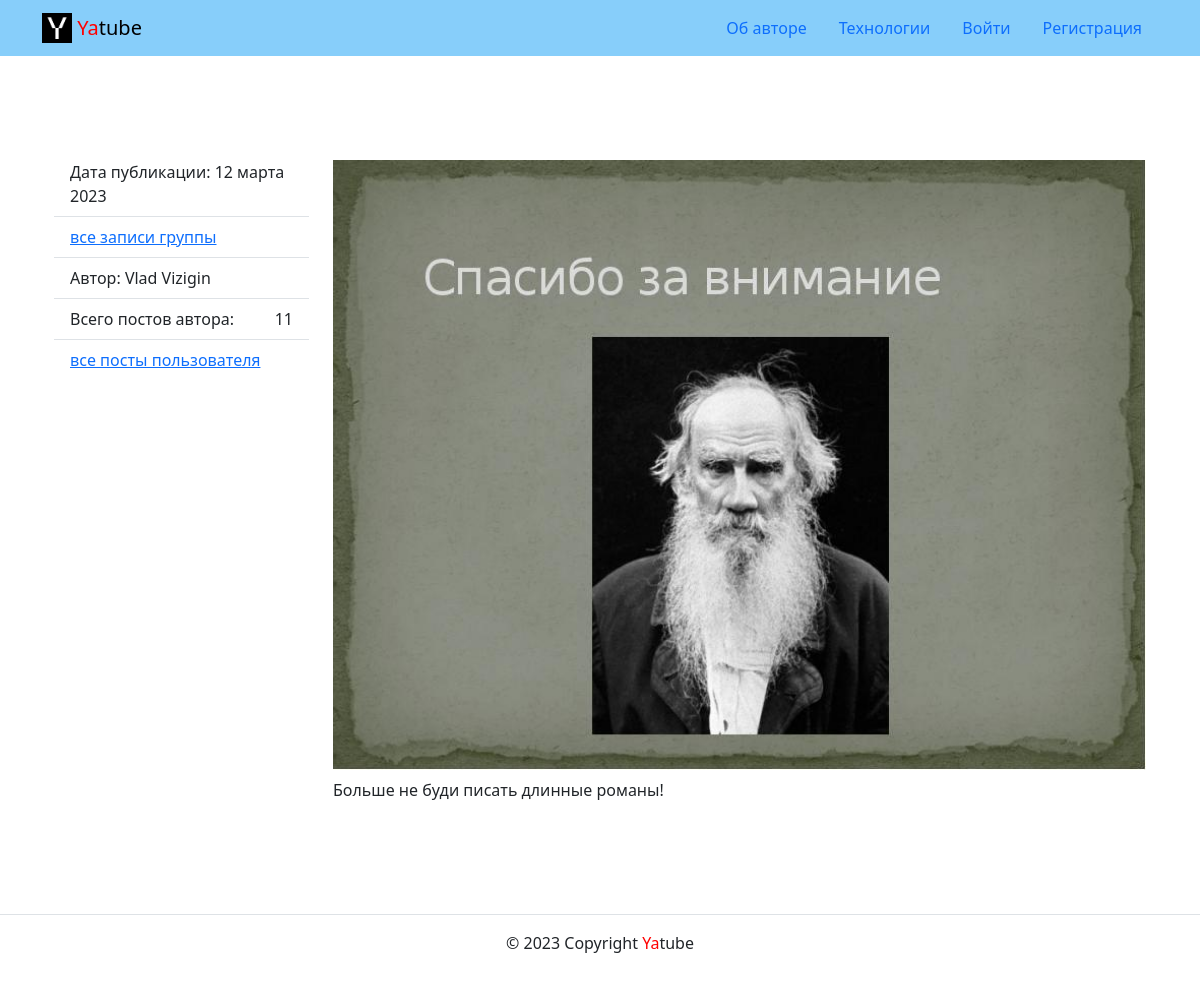
/posts/55/, run on an earlier commit of the app's database.
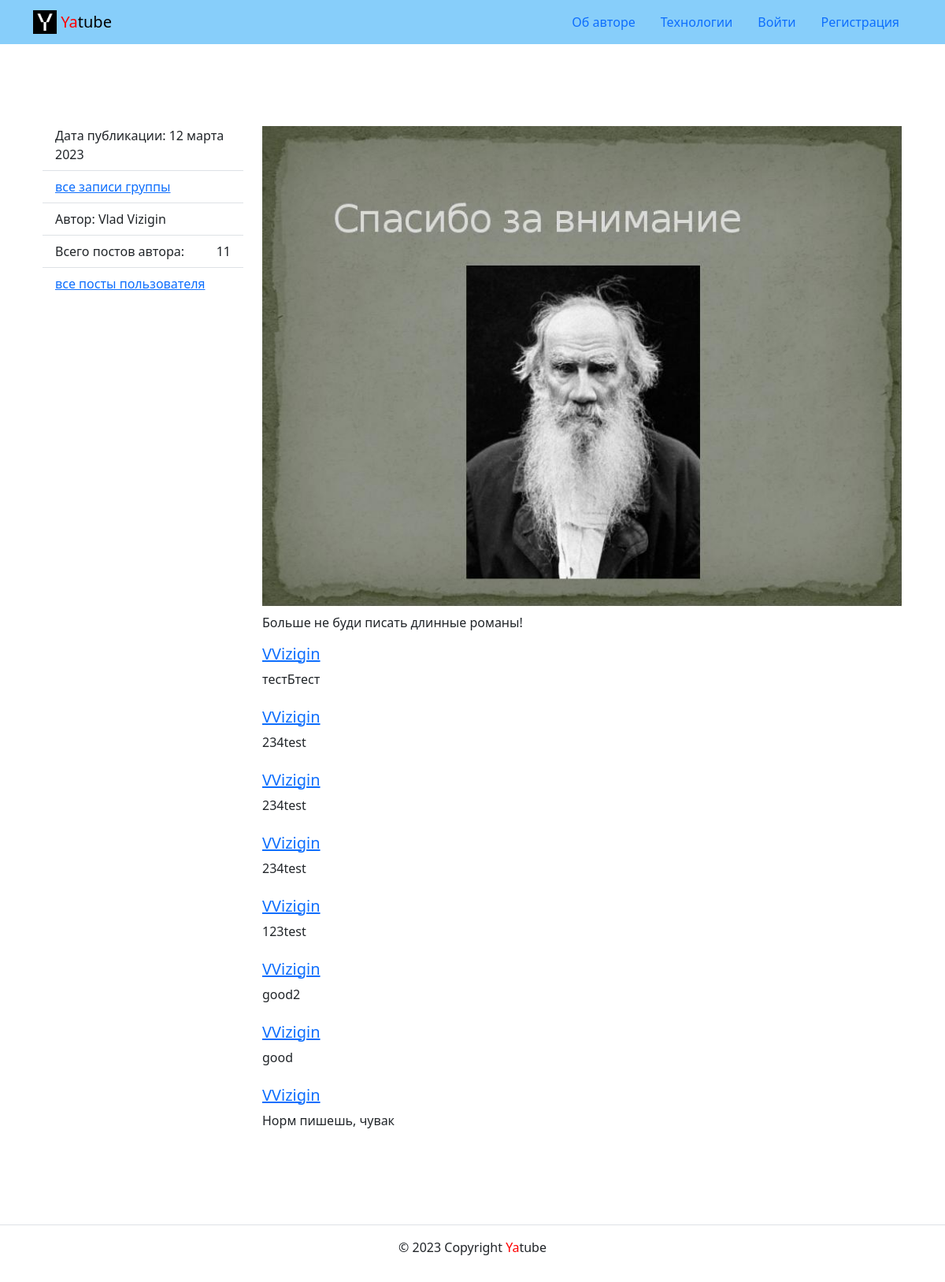
And on a later commit of the database.
### posts/models.py (models this page shows, shortened)
class Post(models.Model):
    text = models.TextField(
        help_text="Текст поста",
        verbose_name="Введите текст поста",
    )
    pub_date = models.DateTimeField(
        auto_now_add=True,
        verbose_name="Укажите дату публикации",
        help_text="Дата поста",
    )
    author = models.ForeignKey(
        User,
        on_delete=models.CASCADE,
        related_name='posts',
        verbose_name='Автор',
        help_text="Автор поста",
    )
    group = models.ForeignKey(
        'Group',
        blank=True,
        null=True,
        on_delete=models.SET_NULL,
        related_name='posts',
        help_text="Выбрать группу",
        verbose_name='Группа'
    )
    image = models.ImageField(
        'Картинка',
        upload_to='posts/',
        blank=True
    )
    class Meta:
        ordering = ('-pub_date',)
        verbose_name = "Пост"
        verbose_name_plural = "Посты"

class Comment(models.Model):
    text = models.TextField(
        verbose_name='Комментарий',
    )
    post = models.ForeignKey(
        Post,
        on_delete=models.CASCADE,
        related_name='comments',
        verbose_name='Пост',
        help_text='Пост, к которому относится комментарий',
    )
    author = models.ForeignKey(
        User,
        on_delete=models.CASCADE,
        related_name='comments',
        verbose_name='Автор комментария'
    )
    created = models.DateTimeField(
        auto_now_add=True,
        verbose_name='Комментарий создан',
    )
    class Meta:
        ordering = ('-created',)
        verbose_name = 'Комментарий'
        verbose_name_plural = 'Комментарии'

### posts/views.py (the view)
# urls.py: path('posts/<int:post_id>/', views.post_detail, name='post_detail'),
def post_detail(request, post_id):
    post = get_object_or_404(Post, pk=post_id)
    comments = post.comments.all()
    form = CommentForm()
    context = {
        "post": post,
        'comments': comments,
        'form': form,
    }
    return render(request, 'posts/post_detail.html', context)

### core/context_processors/year.py (called while the page is built)
def year(request):
    dt = timezone.now().year
    """Добавляет переменную с текущим годом."""
    return {
        'year': dt
    }

### templates/posts/post_detail.html (shortened to what this page needs)
{% extends 'base.html' %}
{% load thumbnail %}
{% load user_filters %}
{% block content %}
  <div class="container py-5">
    <div class="row">
      <aside class="col-12 col-md-3">
        <ul class="list-group list-group-flush">
          <li class="list-group-item">
            Дата публикации: {{ post.pub_date|date:"d E Y" }}
          </li>
          {% if post.group %}
            <li class="list-group-item">
              <a href="{% url 'posts_app:group_list' post.group.slug %}">все записи группы</a>
            </li>
          {% endif %}
          <li class="list-group-item">
            Автор: {{ post.author.get_full_name }}
          </li>
          <li class="list-group-item d-flex justify-content-between align-items-center">
            Всего постов автора: <span>{{ post.author.posts.count }}</span>
          </li>
          <li class="list-group-item">
            <a href="{% url 'posts_app:profile' post.author %}">
              все посты пользователя
            </a>
          </li>
        </ul>
      </aside>
      <article class="col-12 col-md-9">
        {% thumbnail post.image "960x339" crop="center" upscale=True as im %}
          <img class="card-img my-2" src="{{ im.url }}">
        {% endthumbnail %}
        <p>{{ post.text }}</p>
        {% for comment in comments %}
          <div class="media mb-4">
            <div class="media-body">
              <h5 class="mt-0">
                <a href="{% url 'posts_app:profile' comment.author.username %}">
                  {{ comment.author.username }}
                </a>
              </h5>
              <p>
                {{ comment.text }}
              </p>
            </div>
          </div>
        {% endfor %}
      </article>
    </div>
{% endblock content %}

### templates/base.html (shortened to what this page needs)
<!DOCTYPE html>
<html lang="ru">
  <head>
    {% load static %}
    <link rel="stylesheet" href="{% static 'css/bootstrap.min.css' %}">
  </head>
  <body>
    {% include 'includes/header.html' %}
    <main>
      <div class="container py-5">
        {% block content %}
        {% endblock content %}
      </div>
    </main>
    {% include 'includes/footer.html' %}
  </body>
</html>

### templates/includes/header.html
<header>
  {% load static %}
  <nav class="navbar navbar-light" style="background-color: lightskyblue">
    <div class="container">
      <a class="navbar-brand" href="{% url 'posts_app:main' %}">
        <img src="{% static 'img/logo.png' %}" width="30" height="30" class="d-inline-block align-top" alt="">
        <span style="color:red">Ya</span>tube
      </a>
      <ul class="nav nav-pills">
        <li class="nav-item">
          <a class="nav-link {% if request.resolver_match.view_name  == 'about:author' %}active{% endif %}" href="{% url 'about:author' %}">
            Об&nbsp;авторе
          </a>
        </li>
        <li class="nav-item">
          <a class="nav-link {% if request.resolver_match.view_name  == 'about:tech' %}active{% endif %}" href="{% url 'about:tech' %}">
            Технологии
          </a>
        </li>
        {% if request.user.is_authenticated %}
          <li class="nav-item">
            <a class="nav-link {% if request.resolver_match.view_name  == 'posts_app:post_create' %}active{% endif %}" href="{% url 'posts_app:post_create' %}">
              Новая&nbsp;запись
            </a>
          </li>
          <li class="nav-item">
            <a class="nav-link {% if request.resolver_match.view_name  == 'users:password_change_form' %}active{% endif %}"
               href="{% url 'users:password_change_form' %}">
              Изменить&nbsp;пароль
            </a>
          </li>
          <li class="nav-item">
            <a class="nav-link {% if request.resolver_match.view_name  == 'users:logout' %}active{% endif %}"
               href="{% url 'users:logout' %}">
              Выйти
            </a>
          </li>
          <li class="nav-item">
            <a class="nav-link">Пользователь:&nbsp;{{ request.user.username }}</a>
          </li>
        {% else %}
          <li class="nav-item">
            <a class="nav-link {% if request.resolver_match.view_name  == 'users:login' %}active{% endif %}"
               href="{% url 'users:login' %}">
              Войти
            </a>
          </li>
          <li class="nav-item">
            <a class="nav-link {% if request.resolver_match.view_name  == 'users:signup' %}active{% endif %}"
               href="{% url 'users:signup' %}">
              Регистрация
            </a>
          </li>
        {% endif %}
      </ul>
    </div>
  </nav>
</header>

### templates/includes/footer.html
<footer class="border-top text-center py-3">
  <p>&copy; {{ year }} Copyright <span style="color:red">Ya</span>tube</p>
</footer>

What changed in the data, as far as the page shows it:
added Comment: author.username "VVizigin", text "тестБтест"
added Comment: author.username "VVizigin", text "234test"
added Comment: author.username "VVizigin", text "234test"
added Comment: author.username "VVizigin", text "234test"
added Comment: author.username "VVizigin", text "123test"
added Comment: author.username "VVizigin", text "good2"
added Comment: author.username "VVizigin", text "good"
added Comment: author.username "VVizigin", text "Норм пишешь, чувак"
